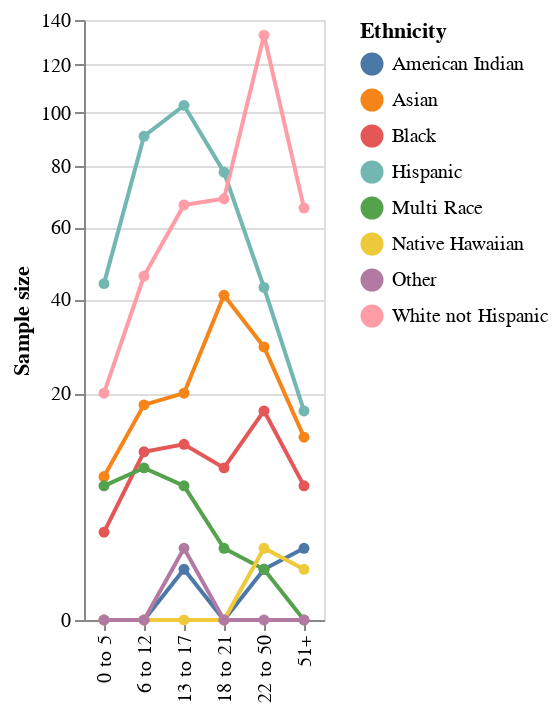

Here is the notebook cell this chart was saved with:
### Markdown cell above
_Type your answer here, replacing this text._

### Code cell
# compute sample sizes for each age/ethnic group
samp_sizes = dds_cat.groupby(
    ['Age Cohort', 'Ethnicity'] # SOLUTION
).Id.count().reset_index().rename(
    columns = {'Id': 'n'} # SOLUTION
)

# construct plot
# BEGIN SOLUTION
# add column with category codes
samp_sizes['cohort_order'] = samp_sizes['Age Cohort'].cat.codes # SOLUTION

fig_3 = alt.Chart(samp_sizes).mark_line(point = True).encode(
    x = alt.X('Age Cohort', 
              title = '',
              sort = alt.EncodingSortField(field = 'cohort_order', 
                                           order = 'ascending')),
    y = alt.Y('n', 
              title = 'Sample size', 
              scale = alt.Scale(type = 'sqrt')),
    color = 'Ethnicity'
)
# END SOLUTION

# display
fig_3 # SOLUTION

### Figure 1 — Vega-Lite specification as saved in the notebook (floating-point values rounded to 4 significant figures)
{"config": {"view": {"continuousWidth": 400, "continuousHeight": 300}}, "data": {"name": "data-2b2bf823eac67a0b7c3f9c62cd5943e2"}, "mark": {"type": "line", "point": true}, "encoding": {"color": {"field": "Ethnicity", "type": "nominal"}, "x": {"field": "Age Cohort", "sort": {"field": "cohort_order", "order": "ascending"}, "title": "", "type": "nominal"}, "y": {"field": "n", "scale": {"type": "sqrt"}, "title": "Sample size", "type": "quantitative"}}, "$schema": "https://vega.github.io/schema/vega-lite/v4.17.0.json", "datasets": {"data-2b2bf823eac67a0b7c3f9c62cd5943e2": [{"Age Cohort": "0 to 5", "Ethnicity": "American Indian", "n": 0, "cohort_order": 0}, {"Age Cohort": "0 to 5", "Ethnicity": "Asian", "n": 8, "cohort_order": 0}, {"Age Cohort": "0 to 5", "Ethnicity": "Black", "n": 3, "cohort_order": 0}, {"Age Cohort": "0 to 5", "Ethnicity": "Hispanic", "n": 44, "cohort_order": 0}, {"Age Cohort": "0 to 5", "Ethnicity": "Multi Race", "n": 7, "cohort_order": 0}, {"Age Cohort": "0 to 5", "Ethnicity": "Native Hawaiian", "n": 0, "cohort_order": 0}, {"Age Cohort": "0 to 5", "Ethnicity": "Other", "n": 0, "cohort_order": 0}, {"Age Cohort": "0 to 5", "Ethnicity": "White not Hispanic", "n": 20, "cohort_order": 0}, {"Age Cohort": "6 to 12", "Ethnicity": "American Indian", "n": 0, "cohort_order": 1}, {"Age Cohort": "6 to 12", "Ethnicity": "Asian", "n": 18, "cohort_order": 1}, {"Age Cohort": "6 to 12", "Ethnicity": "Black", "n": 11, "cohort_order": 1}, {"Age Cohort": "6 to 12", "Ethnicity": "Hispanic", "n": 91, "cohort_order": 1}, {"Age Cohort": "6 to 12", "Ethnicity": "Multi Race", "n": 9, "cohort_order": 1}, {"Age Cohort": "6 to 12", "Ethnicity": "Native Hawaiian", "n": 0, "cohort_order": 1}, {"Age Cohort": "6 to 12", "Ethnicity": "Other", "n": 0, "cohort_order": 1}, {"Age Cohort": "6 to 12", "Ethnicity": "White not Hispanic", "n": 46, "cohort_order": 1}, {"Age Cohort": "13 to 17", "Ethnicity": "American Indian", "n": 1, "cohort_order": 2}, {"Age Cohort": "13 to 17", "Ethnicity": "Asian", "n": 20, "cohort_order": 2}, {"Age Cohort": "13 to 17", "Ethnicity": "Black", "n": 12, "cohort_order": 2}, {"Age Cohort": "13 to 17", "Ethnicity": "Hispanic", "n": 103, "cohort_order": 2}, {"Age Cohort": "13 to 17", "Ethnicity": "Multi Race", "n": 7, "cohort_order": 2}, {"Age Cohort": "13 to 17", "Ethnicity": "Native Hawaiian", "n": 0, "cohort_order": 2}, {"Age Cohort": "13 to 17", "Ethnicity": "Other", "n": 2, "cohort_order": 2}, {"Age Cohort": "13 to 17", "Ethnicity": "White not Hispanic", "n": 67, "cohort_order": 2}, {"Age Cohort": "18 to 21", "Ethnicity": "American Indian", "n": 0, "cohort_order": 3}, {"Age Cohort": "18 to 21", "Ethnicity": "Asian", "n": 41, "cohort_order": 3}, {"Age Cohort": "18 to 21", "Ethnicity": "Black", "n": 9, "cohort_order": 3}, {"Age Cohort": "18 to 21", "Ethnicity": "Hispanic", "n": 78, "cohort_order": 3}, {"Age Cohort": "18 to 21", "Ethnicity": "Multi Race", "n": 2, "cohort_order": 3}, {"Age Cohort": "18 to 21", "Ethnicity": "Native Hawaiian", "n": 0, "cohort_order": 3}, {"Age Cohort": "18 to 21", "Ethnicity": "Other", "n": 0, "cohort_order": 3}, {"Age Cohort": "18 to 21", "Ethnicity": "White not Hispanic", "n": 69, "cohort_order": 3}, {"Age Cohort": "22 to 50", "Ethnicity": "American Indian", "n": 1, "cohort_order": 4}, {"Age Cohort": "22 to 50", "Ethnicity": "Asian", "n": 29, "cohort_order": 4}, {"Age Cohort": "22 to 50", "Ethnicity": "Black", "n": 17, "cohort_order": 4}, {"Age Cohort": "22 to 50", "Ethnicity": "Hispanic", "n": 43, "cohort_order": 4}, {"Age Cohort": "22 to 50", "Ethnicity": "Multi Race", "n": 1, "cohort_order": 4}, {"Age Cohort": "22 to 50", "Ethnicity": "Native Hawaiian", "n": 2, "cohort_order": 4}, {"Age Cohort": "22 to 50", "Ethnicity": "Other", "n": 0, "cohort_order": 4}, {"Age Cohort": "22 to 50", "Ethnicity": "White not Hispanic", "n": 133, "cohort_order": 4}, {"Age Cohort": "51+", "Ethnicity": "American Indian", "n": 2, "cohort_order": 5}, {"Age Cohort": "51+", "Ethnicity": "Asian", "n": 13, "cohort_order": 5}, {"Age Cohort": "51+", "Ethnicity": "Black", "n": 7, "cohort_order": 5}, {"Age Cohort": "51+", "Ethnicity": "Hispanic", "n": 17, "cohort_order": 5}, {"Age Cohort": "51+", "Ethnicity": "Multi Race", "n": 0, "cohort_order": 5}, {"Age Cohort": "51+", "Ethnicity": "Native Hawaiian", "n": 1, "cohort_order": 5}, {"Age Cohort": "51+", "Ethnicity": "Other", "n": 0, "cohort_order": 5}, {"Age Cohort": "51+", "Ethnicity": "White not Hispanic", "n": 66, "cohort_order": 5}]}}
